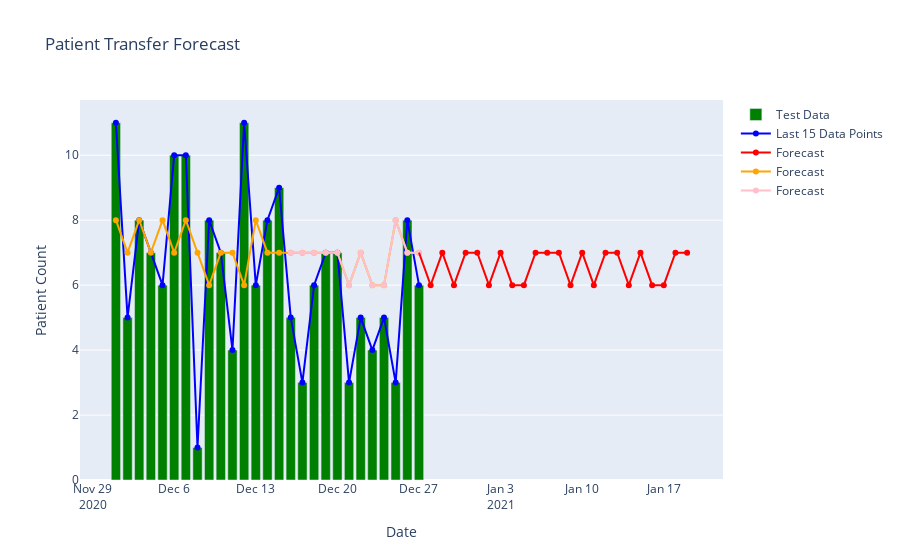

Notebook code cell kept with this figure:
### Code cell
import plotly.graph_objects as go

# Assuming you have a 'test_data' variable containing the test data

# Create a Plotly figure
fig = go.Figure()

# Plot the last 15 values of the test data as a bar graph with only y-axis on hovering
fig.add_trace(go.Bar(x=merged_df3['Date'][2161:2188], y=merged_df3['Transfer_Patient_Count'].iloc[2161:2188], name='Test Data', marker_color='green', hoverinfo='x, y'))

# Plot the last 15 data points and the 50 forecasts
fig.add_trace(go.Scatter(x=merged_df3['Date'][2161:2188], y=merged_df3['Transfer_Patient_Count'].iloc[2161:2188], mode='lines+markers', name='Last 15 Data Points', line=dict(color='blue'), hoverinfo='name,x,y'))
fig.add_trace(go.Scatter(x=merged_df3['Date'][2188:], y=merged_df3['Transfer_forecast_patient_count'].iloc[2188:], mode='lines+markers', name='Forecast', line=dict(color='red'), hoverinfo='name,x,y'))
fig.add_trace(go.Scatter(x=merged_df3['Date'][2161:2188], y=merged_df3['Transfer_forecast_patient_count'].iloc[2161:2188], mode='lines+markers', name='Forecast', line=dict(color='orange'), hoverinfo='name,x,y'))
fig.add_trace(go.Scatter(x=merged_df3['Date'][2176:2188], y=merged_df3['Transfer_forecast_patient_count'].iloc[2176:2188], mode='lines+markers', name='Forecast', line=dict(color='pink'), hoverinfo='name,x,y'))

# Add a line shape to connect the blue and red lines

line_shape = {
    'type': 'line',
    'x0': merged_df3['Date'][2187],
    'x1': merged_df3['Date'][2188],
    'y0': merged_df3['Transfer_forecast_patient_count'].iloc[2187],
    'y1': merged_df3['Transfer_forecast_patient_count'].iloc[2188],
    'line': {'color': 'red', 'width': 2},
}
fig.add_shape(line_shape)

# Customize the layout
fig.update_layout(
    title='Patient Transfer Forecast',
    xaxis_title='Date',
    yaxis_title='Patient Count'
)

# Show the interactive plot
fig.show()

### Figure 1 — Plotly figure (JSON) as saved in the notebook; plotly's stock layout.template omitted (floating-point values rounded to 4 significant figures)
{"data": [{"hoverinfo": "x+y", "marker": {"color": "green"}, "name": "Test Data", "type": "bar", "x": ["2020-12-01T00:00:00", "2020-12-02T00:00:00", "2020-12-03T00:00:00", "2020-12-04T00:00:00", "2020-12-05T00:00:00", "2020-12-06T00:00:00", "2020-12-07T00:00:00", "2020-12-08T00:00:00", "2020-12-09T00:00:00", "2020-12-10T00:00:00", "2020-12-11T00:00:00", "2020-12-12T00:00:00", "2020-12-13T00:00:00", "2020-12-14T00:00:00", "2020-12-15T00:00:00", "2020-12-16T00:00:00", "2020-12-17T00:00:00", "2020-12-18T00:00:00", "2020-12-19T00:00:00", "2020-12-20T00:00:00", "2020-12-21T00:00:00", "2020-12-22T00:00:00", "2020-12-23T00:00:00", "2020-12-24T00:00:00", "2020-12-25T00:00:00", "2020-12-26T00:00:00", "2020-12-27T00:00:00"], "y": [11, 5, 8, 7, 6, 10, 10, 1, 8, 7, 4, 11, 6, 8, 9, 5, 3, 6, 7, 7, 3, 5, 4, 5, 3, 8, 6]}, {"hoverinfo": "name+x+y", "line": {"color": "blue"}, "mode": "lines+markers", "name": "Last 15 Data Points", "type": "scatter", "x": ["2020-12-01T00:00:00", "2020-12-02T00:00:00", "2020-12-03T00:00:00", "2020-12-04T00:00:00", "2020-12-05T00:00:00", "2020-12-06T00:00:00", "2020-12-07T00:00:00", "2020-12-08T00:00:00", "2020-12-09T00:00:00", "2020-12-10T00:00:00", "2020-12-11T00:00:00", "2020-12-12T00:00:00", "2020-12-13T00:00:00", "2020-12-14T00:00:00", "2020-12-15T00:00:00", "2020-12-16T00:00:00", "2020-12-17T00:00:00", "2020-12-18T00:00:00", "2020-12-19T00:00:00", "2020-12-20T00:00:00", "2020-12-21T00:00:00", "2020-12-22T00:00:00", "2020-12-23T00:00:00", "2020-12-24T00:00:00", "2020-12-25T00:00:00", "2020-12-26T00:00:00", "2020-12-27T00:00:00"], "y": [11, 5, 8, 7, 6, 10, 10, 1, 8, 7, 4, 11, 6, 8, 9, 5, 3, 6, 7, 7, 3, 5, 4, 5, 3, 8, 6]}, {"hoverinfo": "name+x+y", "line": {"color": "red"}, "mode": "lines+markers", "name": "Forecast", "type": "scatter", "x": ["2020-12-28T00:00:00", "2020-12-29T00:00:00", "2020-12-30T00:00:00", "2020-12-31T00:00:00", "2021-01-01T00:00:00", "2021-01-02T00:00:00", "2021-01-03T00:00:00", "2021-01-04T00:00:00", "2021-01-05T00:00:00", "2021-01-06T00:00:00", "2021-01-07T00:00:00", "2021-01-08T00:00:00", "2021-01-09T00:00:00", "2021-01-10T00:00:00", "2021-01-11T00:00:00", "2021-01-12T00:00:00", "2021-01-13T00:00:00", "2021-01-14T00:00:00", "2021-01-15T00:00:00", "2021-01-16T00:00:00", "2021-01-17T00:00:00", "2021-01-18T00:00:00", "2021-01-19T00:00:00"], "y": [6, 7, 6, 7, 7, 6, 7, 6, 6, 7, 7, 7, 6, 7, 6, 7, 7, 6, 7, 6, 6, 7, 7]}, {"hoverinfo": "name+x+y", "line": {"color": "orange"}, "mode": "lines+markers", "name": "Forecast", "type": "scatter", "x": ["2020-12-01T00:00:00", "2020-12-02T00:00:00", "2020-12-03T00:00:00", "2020-12-04T00:00:00", "2020-12-05T00:00:00", "2020-12-06T00:00:00", "2020-12-07T00:00:00", "2020-12-08T00:00:00", "2020-12-09T00:00:00", "2020-12-10T00:00:00", "2020-12-11T00:00:00", "2020-12-12T00:00:00", "2020-12-13T00:00:00", "2020-12-14T00:00:00", "2020-12-15T00:00:00", "2020-12-16T00:00:00", "2020-12-17T00:00:00", "2020-12-18T00:00:00", "2020-12-19T00:00:00", "2020-12-20T00:00:00", "2020-12-21T00:00:00", "2020-12-22T00:00:00", "2020-12-23T00:00:00", "2020-12-24T00:00:00", "2020-12-25T00:00:00", "2020-12-26T00:00:00", "2020-12-27T00:00:00"], "y": [8, 7, 8, 7, 8, 7, 8, 7, 6, 7, 7, 6, 8, 7, 7, 7, 7, 7, 7, 7, 6, 7, 6, 6, 8, 7, 7]}, {"hoverinfo": "name+x+y", "line": {"color": "pink"}, "mode": "lines+markers", "name": "Forecast", "type": "scatter", "x": ["2020-12-16T00:00:00", "2020-12-17T00:00:00", "2020-12-18T00:00:00", "2020-12-19T00:00:00", "2020-12-20T00:00:00", "2020-12-21T00:00:00", "2020-12-22T00:00:00", "2020-12-23T00:00:00", "2020-12-24T00:00:00", "2020-12-25T00:00:00", "2020-12-26T00:00:00", "2020-12-27T00:00:00"], "y": [7, 7, 7, 7, 7, 6, 7, 6, 6, 8, 7, 7]}], "layout": {"shapes": [{"line": {"color": "red", "width": 2}, "type": "line", "x0": "2020-12-27T00:00:00", "x1": "2020-12-28T00:00:00", "y0": 7, "y1": 6}], "title": {"text": "Patient Transfer Forecast"}, "xaxis": {"title": {"text": "Date"}}, "yaxis": {"title": {"text": "Patient Count"}}}}
